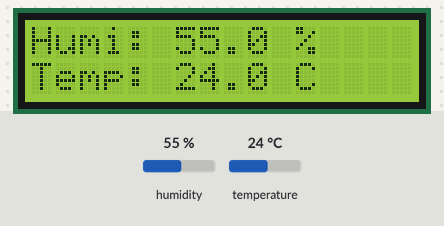
Bench run of a sketch on a simulated ESP8266 (NodeMCU). Parts: 16×2 character LCD. The inputs (shaded band) are chosen by the test bench; at power-on: humidity 55 %, temperature 24 °C.

Above: at 1.2 s.
1.3 s: humidity set to 22 %
At 2.7 s:
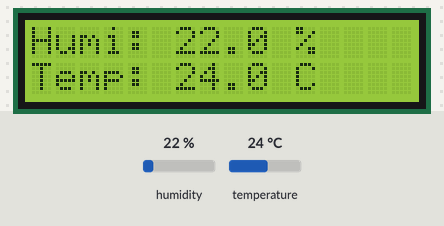
4.1 s: temperature set to 12 °C
At 5.7 s:
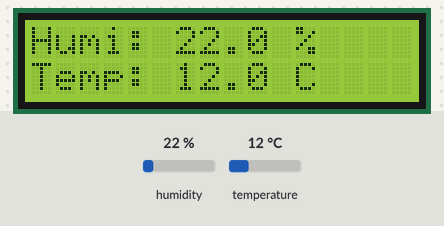
6.9 s: humidity set to 40 %
At 9.4 s:
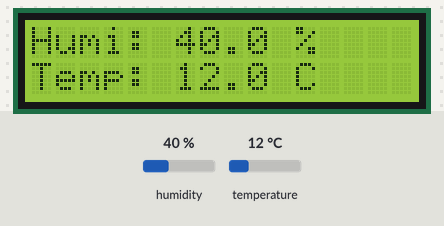
9.9 s: temperature set to 19 °C
At 11.2 s:
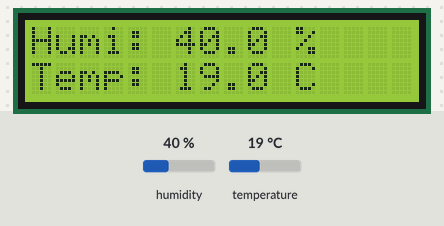
Timing chart, 0 to 12.9 s (numbered marks = the images above; inputs shaded):
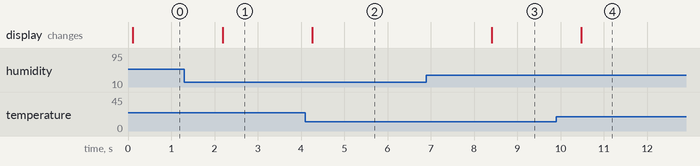

Measured:
- after the input at 1.3 s, the display: changes after 0.89 s (image 1)
- after the input at 4.1 s, the display: changes after 0.16 s (image 2)
- after the input at 6.9 s, the display: changes after 1.5 s (image 3)
- after the input at 9.9 s, the display: changes after 0.58 s (image 4)

The sketch:

dht_lcd_64100738.ino
```cpp
#include <Wire.h>
#include <LiquidCrystal_I2C.h>

#include <Adafruit_Sensor.h>
#include <DHT.h>

LiquidCrystal_I2C lcd(0x3F, 16, 2);

float temperature;
float humidity;
DHT dht14(D4, DHT11);

void setup() {
  lcd.begin();
  // lcd.cursor_on();
  lcd.setCursor(0,0);
  // lcd.print("Hello World!");


  temperature = 0;
  humidity = 0;
  Serial.begin(9600);
  dht14.begin();
}

void loop() {
  lcd.clear();
  humidity = dht14.readHumidity();
  temperature = dht14.readTemperature();

  lcd.printf("Humi: %.1f %%", humidity);
  lcd.setCursor(0,1);
  lcd.printf("Temp: %.1f C", temperature);

  delay(1000);
}
```
